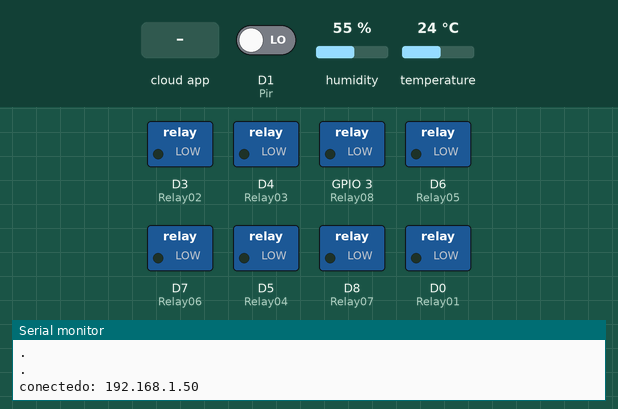
A sketch run on a simulated ESP8266 (NodeMCU). Shown: switched loads named in the sketch (green lamp = pin HIGH), the last lines printed to the serial monitor. The inputs (shaded band) are chosen by the test bench; at power-on: D1 (Pir) LOW, humidity 55 %, temperature 24 °C. WiFi joins after 1.5 s; servers stay silent unless stated; network time is answered at once with the bench clock; the local clock reads 2024-03-15 10:24:30 at power-on unless the sketch sets it; the Firebase database answers and starts empty.

Above: at 2.7 s.
2.8 s: the phone or cloud app sets Relay03 to 1
At 14.9 s:
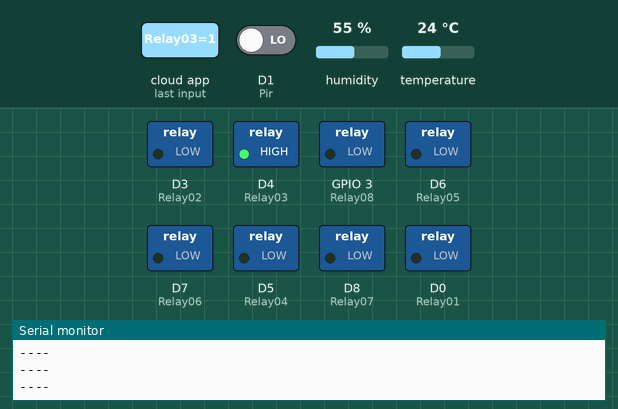
15.2 s: the phone or cloud app sets Relay04 to 1
At 27.0 s:
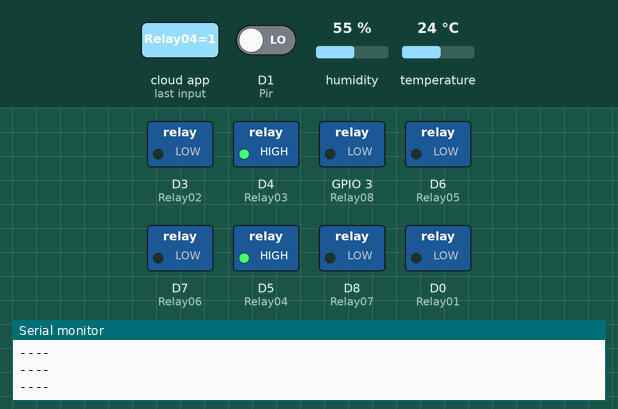
27.7 s: the phone or cloud app sets Relay05 to 1
At 39.9 s:
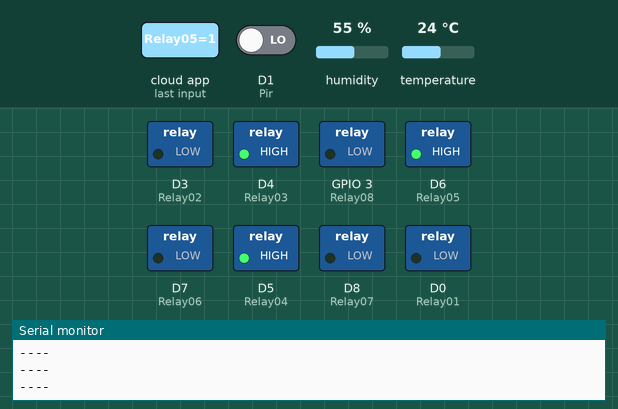
40.2 s: the phone or cloud app sets Relay06 to 1
At 52.1 s:
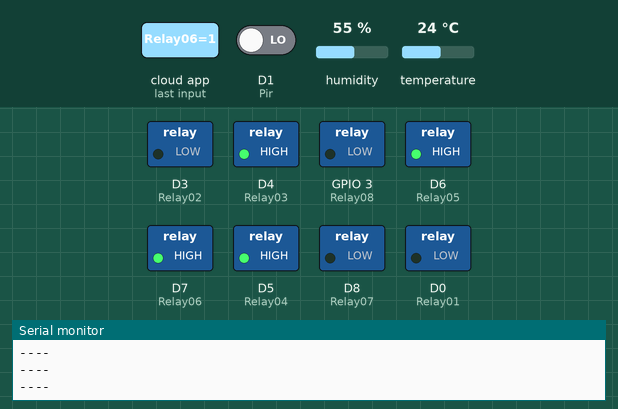
52.7 s: D1 (Pir) driven HIGH
64.5 s: the phone or cloud app sets Relay07 to 1
At 76.7 s:
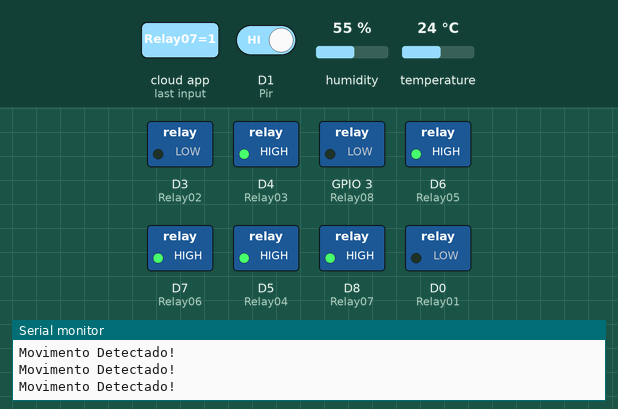
Timing chart, 0 to 78.2 s (numbered marks = the images above; inputs shaded):
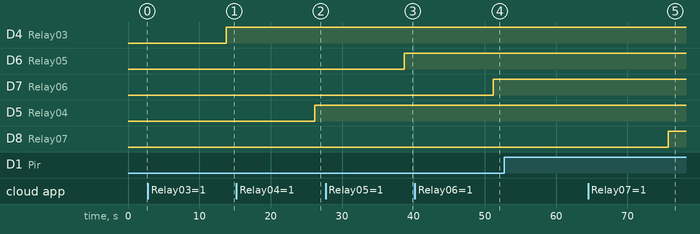

Measured:
- after the input at 2.8 s, D4 (Relay03): LOW → HIGH after 10.9 s
- after the input at 15.2 s, D5 (Relay04): LOW → HIGH after 11.0 s
- after the input at 27.7 s, D6 (Relay05): LOW → HIGH after 11.0 s
- after the input at 40.2 s, D7 (Relay06): LOW → HIGH after 11.0 s
- after the input at 64.5 s, D8 (Relay07): LOW → HIGH after 11.2 s

The sketch:

main.ino
```cpp
#include <ESP8266WiFi.h>
#include <DHT.h>
#include <FirebaseArduino.h>
#include <NTPClient.h>
#include <WiFiUdp.h>

//Auntenticação dos Fatores FireBase
#define FIREBASE_HOST "piviii-903c2-default-rtdb.firebaseio.com"
#define FIREBASE_AUTH "7qHOx0IWAgacH3o8tArVpswA5lm8wkH45wZPZz4s"

//Dados da Rede Wifi
#define WIFI_SSID "?"
#define WIFI_PASSWORD "?"

//Definindo o pino do sensor de temperatura
#define DHTPIN D2
#define DHTTYPE DHT22
DHT dht(DHTPIN, DHTTYPE);

//Definindo o pino do sensor de Movimento Pir
#define Pir D1

//Definindo os pinos do relê
#define Relay01 D0
#define Relay02 D3
#define Relay03 D4
#define Relay04 D5
#define Relay05 D6
#define Relay06 D7
#define Relay07 D8
#define Relay08 3

//Criando variaveis de estado dos reles
bool Relay01_Status = false;
bool Relay02_Status = false;
bool Relay03_Status = false;
bool Relay04_Status = false;
bool Relay05_Status = false;
bool Relay06_Status = false;
bool Relay07_Status = false;
bool Relay08_Status = false;


//Conectando aos servidores NtpClient
WiFiUDP ntpUDP;
NTPClient timeClient(ntpUDP, "pool.ntp.org");

//Recebendo o Pino do sensor de umidade
bool movimento;
int timestamp;
float tem = 0;
float hum = 0;
unsigned long tempoAnterior = millis();

//Função de Pegar o timestamp "Contagem de segundos após 01/01/1970"
unsigned long getTime() {
  timeClient.update();
  unsigned long now = timeClient.getEpochTime();
  return now;
}

//Iniciando as variáveis e conectando ao banco de dados
void setup() {
  Serial.begin(115200);
  WiFi.disconnect();
  WiFi.begin(WIFI_SSID, WIFI_PASSWORD);
  Serial.print("Conectando");
  while (WiFi.status() != WL_CONNECTED) {
    Serial.print("\n.");
    delay(500);
  }

  //Setup Pins
  dht.begin();
  timeClient.begin();
  pinMode(Pir, INPUT);  //Define pino sensor como entrada

  pinMode(Relay01, OUTPUT);
  pinMode(Relay02, OUTPUT);
  pinMode(Relay03, OUTPUT);
  pinMode(Relay04, OUTPUT);
  pinMode(Relay05, OUTPUT);
  pinMode(Relay06, OUTPUT);
  pinMode(Relay07, OUTPUT);
  pinMode(Relay08, OUTPUT);


  Serial.println("");
  Serial.print("conectedo: ");
  Serial.println(WiFi.localIP());

  Firebase.begin(FIREBASE_HOST);
  if (Firebase.failed()) Serial.println(Firebase.error());
}


//Função que faz a leitura dos Dados dos sensores sendo um deles o PV
void leituraDados() {
  tem = dht.readTemperature();  //Lendo a temperatura atráves do sensor
  hum = dht.readHumidity();
  timestamp = getTime();  //Recenbendo o tempo da função getTime();

  Relay01_Status = Firebase.getBool("Relay01");
  Relay02_Status = Firebase.getBool("Relay02");
  Relay03_Status = Firebase.getBool("Relay03");
  Relay04_Status = Firebase.getBool("Relay04");
  Relay05_Status = Firebase.getBool("Relay05");
  Relay06_Status = Firebase.getBool("Relay06");
  Relay07_Status = Firebase.getBool("Relay07");
  Relay08_Status = Firebase.getBool("Relay08");

  //digitalWrite(Relay01, Relay01_Status);
  //delay(500);
  //digitalWrite(Relay02, Relay02_Status);
  delay(500);
  digitalWrite(Relay03, Relay03_Status);
  delay(500);
  digitalWrite(Relay04, Relay04_Status);
  delay(500);
  digitalWrite(Relay05, Relay05_Status);
  delay(500);
  digitalWrite(Relay06, Relay06_Status);
  delay(500);
  digitalWrite(Relay07, Relay07_Status);
  delay(500);
  digitalWrite(Relay08, Relay08_Status);
}

void enviaLeituraDados() {

  String fireTemp = String(timestamp) + String(";") + String(tem, 2);  //Concatenando o timestamp com a temperatura lida
  String humTemp = String(timestamp) + String(";") + String(hum, 2);


  // delay(500);
  // Serial.print("\tTimeStamp --> ");  //Printando a data lida
  // Serial.println(timestamp);

  // Serial.print("\tAr --> ");
  // Serial.println(hum + String("%"));

  // Serial.print("\tTemperatura --> ");  //Printando a temperatura ambiente
  // Serial.println(tem);

  delay(500);
  Firebase.pushString("DHT22/Temperatura", fireTemp);  //Enviando a string de timestamp/temperatura
  delay(500);
  Firebase.pushString("DHT22/Humidade", humTemp);
}

void detectarMovimento() {
  movimento = digitalRead(Pir);
  delay(1000);
  if (movimento) {
    Serial.print("Movimento Detectado!\n");
    delay(200);
    Firebase.setBool("Movimento", true);
    // digitalWrite(Relay01, HIGH);
    // Firebase.setBool("Relay01", false);
    // delay(200);
    // digitalWrite(Relay02, LOW);
    // Firebase.setBool("Relay02", true);
  } else {
    Serial.print("----\n");
    delay(200);
    Firebase.setBool("Movimento", false);
    // digitalWrite(Relay01, LOW);
    // Firebase.setBool("Relay01", true);
    // delay(200);
    // digitalWrite(Relay02, HIGH);
    // Firebase.setBool("Relay02", false);
  }
}


void loop() {
  if (((millis() - tempoAnterior) % 60000) == 0) {
    enviaLeituraDados();
  } else if (((millis() - tempoAnterior) % 12000) == 0) {
    leituraDados();
  } else if (((millis() - tempoAnterior) % 2000) == 0) {
    detectarMovimento();
  }
}
```
